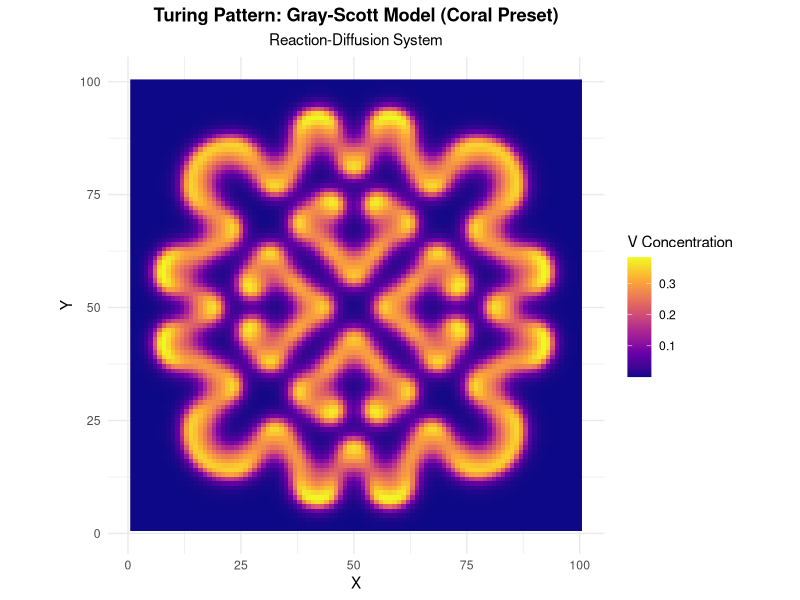
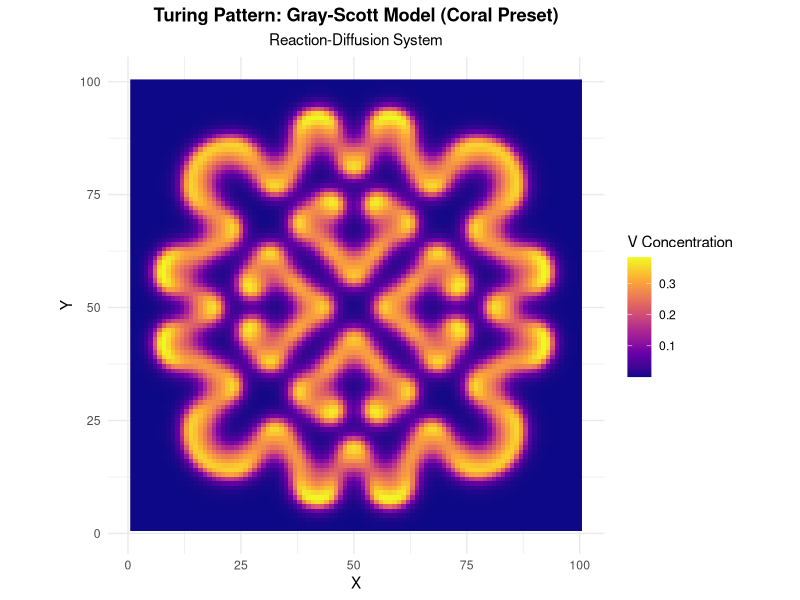

Recreate these plots in R, in order.
library(ggplot2)
library(viridis)
library(reshape2)

# Parameters for "Coral" pattern
Du <- 0.16 # Diffusion rate for U
Dv <- 0.08 # Diffusion rate for V
F <- 0.035 # Feed rate
k <- 0.060 # Kill rate

# Grid parameters
n <- 100 # Grid size (n x n)
dt <- 1.0 # Time step
nsteps <- 2000 # Number of iterations

# Initialize concentration matrices
U <- matrix(1, nrow = n, ncol = n) # Chemical U
V <- matrix(0, nrow = n, ncol = n) # Chemical V

# Add small square of noise in the center for V
center_start <- floor(n / 2) - 5
center_end <- floor(n / 2) + 5
V[center_start:center_end, center_start:center_end] <- 1

# Add some random noise to break symmetry
set.seed(123) # For reproducibility
V <- V + matrix(runif(n * n, -0.01, 0.01), nrow = n, ncol = n)

# Function to compute Laplacian using 5-point stencil
compute_laplacian <- function(M) {
  laplacian <- matrix(0, nrow = n, ncol = n)

  # Interior points (using 5-point stencil)
  for (i in 2:(n - 1)) {
    for (j in 2:(n - 1)) {
      laplacian[i, j] <- (M[i - 1, j] +
        M[i + 1, j] +
        M[i, j - 1] +
        M[i, j + 1] -
        4 * M[i, j])
    }
  }

  # Boundary conditions (Neumann: zero flux)
  # Top and bottom boundaries
  for (j in 2:(n - 1)) {
    laplacian[1, j] <- (M[2, j] + M[1, j - 1] + M[1, j + 1] - 3 * M[1, j])
    laplacian[n, j] <- (M[n - 1, j] + M[n, j - 1] + M[n, j + 1] - 3 * M[n, j])
  }

  # Left and right boundaries
  for (i in 2:(n - 1)) {
    laplacian[i, 1] <- (M[i - 1, 1] + M[i + 1, 1] + M[i, 2] - 3 * M[i, 1])
    laplacian[i, n] <- (M[i - 1, n] + M[i + 1, n] + M[i, n - 1] - 3 * M[i, n])
  }

  # Corners
  laplacian[1, 1] <- (M[2, 1] + M[1, 2] - 2 * M[1, 1])
  laplacian[1, n] <- (M[2, n] + M[1, n - 1] - 2 * M[1, n])
  laplacian[n, 1] <- (M[n - 1, 1] + M[n, 2] - 2 * M[n, 1])
  laplacian[n, n] <- (M[n - 1, n] + M[n, n - 1] - 2 * M[n, n])

  return(laplacian)
}

# Alternative vectorized Laplacian function (faster)
compute_laplacian_fast <- function(M) {
  laplacian <- matrix(0, nrow = n, ncol = n)

  # Shifted matrices for neighbors
  M_up <- rbind(M[2:n, ], M[n, ])
  M_down <- rbind(M[1, ], M[1:(n - 1), ])
  M_left <- cbind(M[, 2:n], M[, n])
  M_right <- cbind(M[, 1], M[, 1:(n - 1)])

  # 5-point stencil
  laplacian <- M_up + M_down + M_left + M_right - 4 * M

  return(laplacian)
}

# Main simulation loop
for (step in 1:nsteps) {
  # Compute Laplacians
  lap_U <- compute_laplacian_fast(U)
  lap_V <- compute_laplacian_fast(V)

  # Reaction terms
  reaction <- U * V * V

  # Update equations
  dU <- Du * lap_U - reaction + F * (1 - U)
  dV <- Dv * lap_V + reaction - (F + k) * V

  # Euler integration
  U <- U + dt * dU
  V <- V + dt * dV

  # Ensure concentrations stay in reasonable bounds
  U[U < 0] <- 0
  U[U > 1] <- 1
  V[V < 0] <- 0
  V[V > 1] <- 1

  # Progress indicator
  if (step %% 100 == 0) {
    cat("Step:", step, "/", nsteps, "\n")
  }
}

# Create data frame for plotting
df <- melt(V)
names(df) <- c("x", "y", "concentration")

# Plot the final pattern
ggplot(df, aes(x = x, y = y, fill = concentration)) +
  geom_raster() +
  scale_fill_viridis_c(option = "plasma", name = "V Concentration") +
  coord_fixed() +
  labs(
    title = "Turing Pattern: Gray-Scott Model (Coral Preset)",
    subtitle = "Reaction-Diffusion System",
    x = "X",
    y = "Y"
  ) +
  theme_minimal() +
  theme(
    plot.title = element_text(hjust = 0.5, face = "bold"),
    plot.subtitle = element_text(hjust = 0.5)
  )

# Save the plot
ggsave("turing_pattern.png", width = 8, height = 8, dpi = 300)
